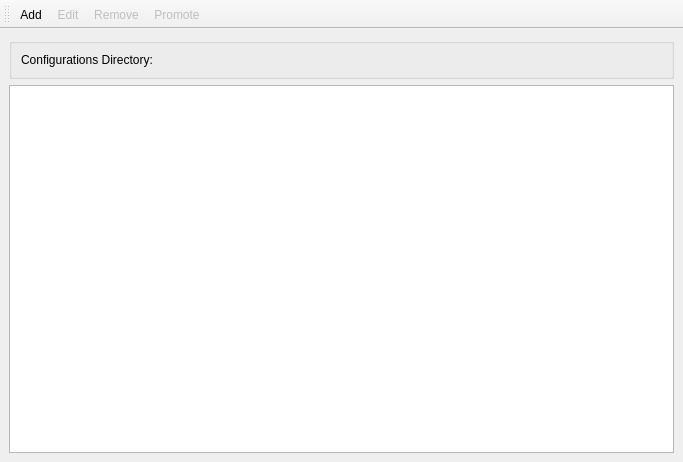
<?xml version="1.0" encoding="UTF-8"?>
<ui version="4.0">
 <class>PropertiesMainWindow</class>
 <widget class="QMainWindow" name="PropertiesMainWindow">
  <property name="geometry">
   <rect>
    <x>0</x>
    <y>0</y>
    <width>683</width>
    <height>462</height>
   </rect>
  </property>
  <property name="windowTitle">
   <string>Properties</string>
  </property>
  <widget class="QWidget" name="centralwidget">
   <layout class="QVBoxLayout" name="verticalLayout">
    <item>
     <widget class="QGroupBox" name="groupBox">
      <property name="title">
       <string/>
      </property>
      <layout class="QHBoxLayout" name="horizontalLayout">
       <item>
        <widget class="QLabel" name="label">
         <property name="sizePolicy">
          <sizepolicy hsizetype="Fixed" vsizetype="Preferred">
           <horstretch>0</horstretch>
           <verstretch>0</verstretch>
          </sizepolicy>
         </property>
         <property name="text">
          <string>Configurations Directory:</string>
         </property>
        </widget>
       </item>
       <item>
        <widget class="QLabel" name="m_directory">
         <property name="text">
          <string/>
         </property>
        </widget>
       </item>
      </layout>
     </widget>
    </item>
    <item>
     <widget class="Globe::PropertiesManagerView" name="m_view"/>
    </item>
   </layout>
   <zorder>m_view</zorder>
   <zorder>groupBox</zorder>
  </widget>
  <widget class="QToolBar" name="toolBar">
   <property name="windowTitle">
    <string>toolBar</string>
   </property>
   <attribute name="toolBarArea">
    <enum>TopToolBarArea</enum>
   </attribute>
   <attribute name="toolBarBreak">
    <bool>false</bool>
   </attribute>
   <addaction name="m_addAction"/>
   <addaction name="m_editAction"/>
   <addaction name="m_removeAction"/>
   <addaction name="m_promoteAction"/>
  </widget>
  <action name="m_addAction">
   <property name="icon">
    <iconset resource="resources.qrc">
     <normaloff>:/img/add_22x22.png</normaloff>:/img/add_22x22.png</iconset>
   </property>
   <property name="text">
    <string>Add</string>
   </property>
   <property name="toolTip">
    <string>Add New Propertie</string>
   </property>
  </action>
  <action name="m_removeAction">
   <property name="enabled">
    <bool>false</bool>
   </property>
   <property name="icon">
    <iconset resource="resources.qrc">
     <normaloff>:/img/remove_22x22.png</normaloff>:/img/remove_22x22.png</iconset>
   </property>
   <property name="text">
    <string>Remove</string>
   </property>
   <property name="toolTip">
    <string>Remove Selected Propertie</string>
   </property>
  </action>
  <action name="m_editAction">
   <property name="enabled">
    <bool>false</bool>
   </property>
   <property name="icon">
    <iconset resource="resources.qrc">
     <normaloff>:/img/edit_22x22.png</normaloff>:/img/edit_22x22.png</iconset>
   </property>
   <property name="text">
    <string>Edit</string>
   </property>
   <property name="toolTip">
    <string>Edit Properties</string>
   </property>
  </action>
  <action name="m_promoteAction">
   <property name="enabled">
    <bool>false</bool>
   </property>
   <property name="icon">
    <iconset resource="resources.qrc">
     <normaloff>:/img/export_22x22.png</normaloff>:/img/export_22x22.png</iconset>
   </property>
   <property name="text">
    <string>Promote</string>
   </property>
   <property name="toolTip">
    <string>Promote properties to the new one</string>
   </property>
  </action>
 </widget>
 <customwidgets>
  <customwidget>
   <class>Globe::PropertiesManagerView</class>
   <extends>QTreeView</extends>
   <header>properties_manager_view.hpp</header>
  </customwidget>
 </customwidgets>
 <resources>
  <include location="resources.qrc"/>
  <include location="resources.qrc"/>
  <include location="resources.qrc"/>
 </resources>
 <connections/>
</ui>
